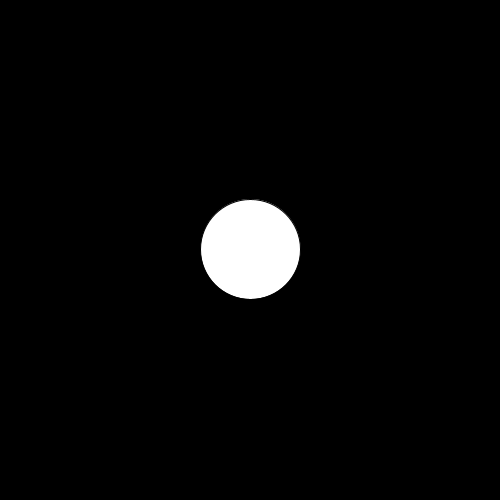
Frame 1 (no input)
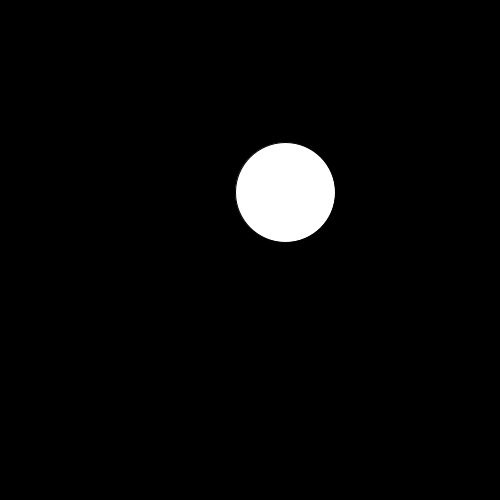
Frame 60 (the mouse pressed at the canvas centre just before this capture)
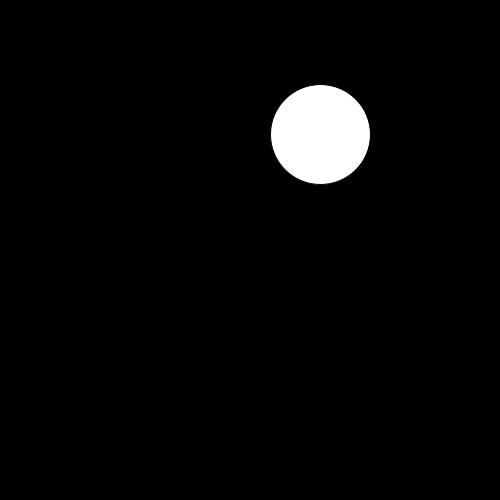
Frame 120 (the mouse held since frame 60 and released just before this capture)

The Processing sketch that drew these frames (run headless with seeded random() and noise(); from frame 60 on, the mouse is pressed at the canvas centre):

// Processing sketch: Dustin_Bounce
// ── Dustin_Bounce.pde
//Dustin O’Brien Block 5 Bounce Ball
float xPos;
float yPos;
int bSize;
float xSpeed;
float ySpeed;
void setup()
{
  size(500,500);
  background(0);
  yPos=250;
  xPos=250;
  xSpeed=random(-2,2);
  ySpeed=random(-2,2);
}
void draw()
{
  background(0);
  bSize=100;
  xPos=xPos+xSpeed;
  yPos=yPos+ySpeed;
  fill(255,255,255);
  ellipse(xPos,yPos,bSize,bSize);
  if (xPos>450)
  {
  xSpeed=xSpeed*-1;
  }
  if (yPos>450)
  {
  ySpeed=ySpeed*-1;
  }
   if (yPos<50)
  {
  ySpeed=ySpeed*-1;
  }
   if (xPos<50)
  {
  xSpeed=xSpeed*-1;
  }
}
